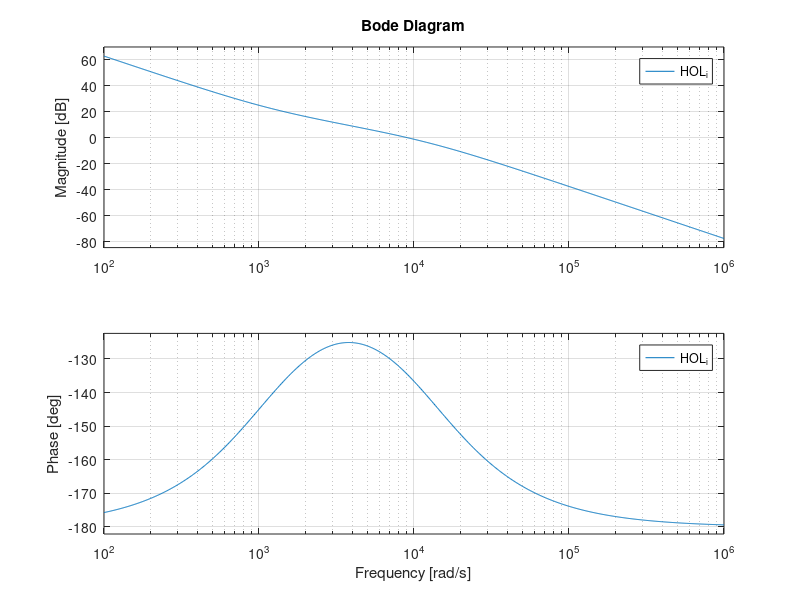
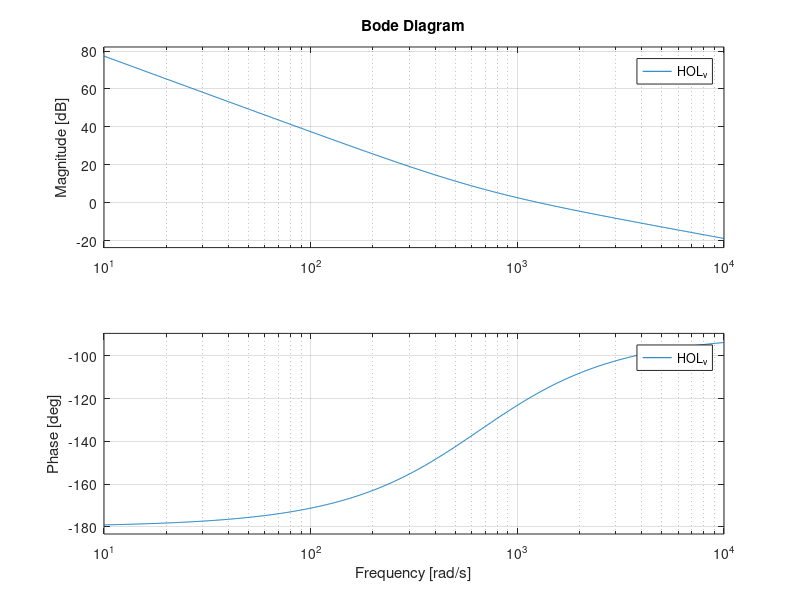

MATLAB code for these plots, in order:
clear all;close all;clc
load('Data11.mat')

%% TASK1
% Sizing of the input inductor of the DC-DC converter. Computation of the 
% voltage stress for power devices and define the rated voltage of power devices.
% Computation of the current stress for the power devices and the input
% inductor.
%Power devices include power diodes,power MOSFET and IGBT 

% d (duty cycle)
% convenzione transistor superiore
d = DCDC_vbatt/DCDC_vout
fsw = DCDC_fsw*1000   %[Hz]
Pout = DCDC_Pmax_kW*1000  %[W]


% P_in (input power)
% Dalla P_max con efficienza stimata a 0.95, troviamo P_in
eta = 0.95
P_in = Pout / eta   %[W]

% I_in_rated (input rated current = average inductor current)
I_in_rated = P_in/DCDC_vbatt   %[A]

% dI_in (ripple)
dI_in =  I_in_rated * DCDC_dIbatt/100    %[A]

% Computation of L (inductance)
L = 1/dI_in * (DCDC_vout*(1-d)*d)/fsw

%current stress on L
I_L_avg = I_in_rated
I_L_ripple_rms = dI_in / (2*sqrt(3))
I_L_rms = sqrt(I_L_avg^2 + I_L_ripple_rms^2)

% I_load si trova come P_out/DCDC_vout
I_load = Pout/DCDC_vout   %[A] 

%With reference pag 39 and 38 lecture04, when iL<0 and q =1 D1 is
%conducting while when iL<0 and q = 0 T2 is conducting. Since the request
% is to compute the current stress for a boost converter we are always in 
%these 2 cases. 

%current stress on D1
I_D1_avg= d*I_L_avg
I_D1_rms = sqrt(d)*I_L_rms

%current stress on T2
I_T2_avg = (1-d)*I_L_avg
I_T2_rms = sqrt(1-d)*I_L_rms

%current stress on the output capacitor
% I_Co = I_D1 - I_L
I_Co_avg = 0   %for capacitor charge balance
I_Co_rms = sqrt(I_D1_rms^2 - I_load^2)

%Voltage stress on T1 and D1 (maximum applied voltage at their ends)
V_power_devices = DCDC_vout

%According with this kind of voltage stress and switching frequency we can
%adopt both IGBTs(slower buth higher voltage) or MOSFET(faster but lower max voltage)
% as transistors 

%% TASK2 Design of the DC-DC converter cascaded control.

%Design of the inner current control loop (p.16 es01_dcdc_boostconverter)

%OPEN LOOP approach
%I set the crossover frequency at 1/10 of the switching one (ensure a good
% phase margin) imposing the proportional gain
wc_i = 2*pi*fsw/10
kpi = L*wc_i
% wc_i is approximated as kpi/L since the converter pole occurs at much
% higher frequency

%Then I impose the controller zero at 1/10 of the converter pole (prof
%choice)
%delay introduced by the converter tau_d = 1.5*Ts
tau_d = 1.5/(fsw)
wzi = 1/(10*tau_d)

%Calculate the integral gain 
kii = wzi *kpi

%check of crossover frequency and phase margin
s = tf('s');
HOL_i = zpk(kpi*(s+wzi)/((L*s^2)*(1+s*tau_d)))
bode(HOL_i),zoom on,grid on
%I get wb_i = 11500 rad/s and wc_i = 9100 rad/s and a phase margin of 45.3° 


%Design of the outer voltage control loop 

%First of all we set the crossover frequency at 1/10 of the current, that
%is 1/10 of the switching frequency
%bandwidth loop to ensure the outer loop to be slower
wc_v = 2*pi*fsw/(10*10)


%I compute accordingly the proportional gain since wc_v =kpv/Co
kpv = (DCDC_Co*10^-6)*wc_v

%Then I impose a phase margin of 60 degree by setting wzv
wzv = wc_v/sqrt(3)

%I finally compute the integral gain
kiv = kpv*wzv

% check on crossover frequency
HOL_v = zpk(kpv*(s+wzv))/((DCDC_Co*(10^-6)*s^2))
figure
bode(HOL_v),zoom on,grid on
%I get wb_v = 1700 rad/s and wc_v = 1270 rad/s and a phase margin of 63°

save Data_DCDC_converter
